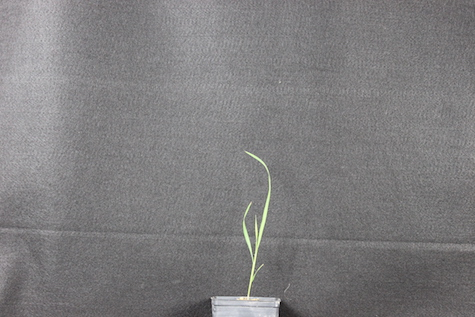
#> input picture examples/scripts/camera1/IMG_6050_small.jpeg, 475 x 317 px
$ python -i imgproc.py   (imports and definitions only)   (Python 2 division)
#> lines starting #> are read from the running program, lines starting #| are printed output that depends on the picture
#> further down, picture is the input picture: shape (317, 475, 3); mean B, G, R 126.6, 125.5, 126.8
"""
This file is part of Image Harvest.

Image Harvest is free software: you can redistribute it and/or modify
it under the terms of the GNU General Public License as published by
the Free Software Foundation, either version 3 of the License, or
(at your option) any later version.

Image Harvest is distributed in the hope that it will be useful,
but WITHOUT ANY WARRANTY; without even the implied warranty of
MERCHANTABILITY or FITNESS FOR A PARTICULAR PURPOSE.  See the
GNU General Public License for more details.

You should have received a copy of the GNU General Public License
along with Image Harvest.  If not, see <http://www.gnu.org/licenses/>.

.. module:: imgproc
    :platform: Mac, Linux
    :synopsis: Image processing function wrappers to opencv.

.. moduleauthor:: Avi Knecht <avi@kurtknecht.com>

"""

import os
import cv2
import numpy as np
import math
import conf
import sqlite3
import pymeanshift as pms
import traceback
import json
import random

class ColorFilter(object):

    """
    Color Filtration logic container.
    """
    # [40 lines left out: functions __init__, _createArgList, not called in this run]

    def _find(self, what, start = 0):
        return [i for i,x in enumerate(self.filter) if x == what and i >= start]

    # [7 lines left out: function _parens, not called in this run]

    def _eval(self, filter):
        return filter[1](filter[0], filter[2])

    # [26 lines left out: functions _formattedEval, apply, not called in this run]


class Image(object):

    """
    An individual image.  Each image is loaded in as its own instance of the Image class for processing.
    """
    def __init__(self, input, outputdir = ".", writename = None, dev = False, db = None, dbid = None):
        """
        :param input: The input resource, either a path to an image or a raw numpy array.
        :type resource: numpy.ndarray or str
        :param outputdir: The directory to write output files
        :type outputdir: str
        :param writename: The name to write the output file as, should include extension.
        :type writename: str
        :param dev: Dev mode will do something...
        :type dev: bool
        """
#> called with outputdir = '.', dev = False
        if os.path.isdir(outputdir):
            self.states = {}
            self._loadDb(db, dbid)
            self.input = input
            self.fname, self.image = self._loadResource(input)
#> self.fname = 'unknown'
            self.y = self.image.shape[0]
#> self.y = 317
            self.x = self.image.shape[1]
#> self.x = 475
            self.outputdir = os.path.abspath(outputdir)
            if writename:
                self.writename = writename
            elif isinstance(input, np.ndarray):
                self.writename = "out.png"
            else:
                self.writename = os.path.basename(input)
            self.dev = dev
            self.window = 1
        else:
            raise Exception("Invalid output!")
        return

    # [4 lines left out: function _closeDb, not called in this run]

    def _loadDb(self, db, dbid):
        if db:
            if os.path.isfile(db):
                if dbid:
                    self.dbid = dbid
                    self.conn = sqlite3.connect(db, check_same_thread = False)
                    self.conn.row_factory = sqlite3.Row
                    result = self.conn.execute("select pegasusid from images where pegasusid=?", (self.dbid,))
                    if not result.fetchone():
                        raise Exception("Invalid pegasusid given!")
                    self._addColumn("error")
                else:
                    raise Exception("A database id must be provided if you give a database.")
            else:
                raise Exception("Invalid database given!")
        else:
            self.conn = False
        return

    # [107 lines left out: functions _addColumn, _loadROIArg, _loadROI, _writeROI, _loadBins, not called in this run]

    def _loadResource(self, resource):
        """
        :param resource: The resource to load.
        :type resource: numpy.ndarray or file
        :return: The image
        :rtype: numpy.ndarray
        :raises OSError: if the input path does not exist.

        Loads a resource, either a path to an image or a raw numpy array.
        """
        if isinstance(resource, np.ndarray):
            return ("unknown", resource.copy())
        else:
            if resource in self.states:
                return (resource, self.states[resource].copy())
            elif os.path.isfile(resource):
                image = cv2.imread(resource)
                if image is not None:
                    return (os.path.basename(resource), image)
                else:
                    if self.conn:
                        self.conn.execute("update images set error =? where pegasusid = ?", ("Load Error, input is not an image.", self.dbid))
                        self.conn.commit()
                    raise Exception("Input is not an image.")
            else:
                if self.conn:
                    self.conn.execute("update images set error = ? where pegasusid = ?", ("Load Error, input path doesn't exist or specified resource is not a saved state.", self.dbid))
                    self.conn.commit()
                raise Exception("Input path to resource does not exist.")
        return

    # [44 lines left out: functions _getMergedContour, drawContours, _colorHistogram, not called in this run]

    def _isColor(self, image = None):
        image = self.image if image is None else image
        return len(image.shape) == 3

    # [79 lines left out: functions save, restore, list, destroy, wait, split and 1 more, not called in this run]

    def equalizeColor(self):
        """
        This function calls the :py:meth:`~ih.imgproc.Image.equalizeHist` function
        on each individual channel of a color image, and then returns the merged
        result.
        """
        if self._isColor():
            b, g, r = cv2.split(self.image)
            b = cv2.equalizeHist(b)
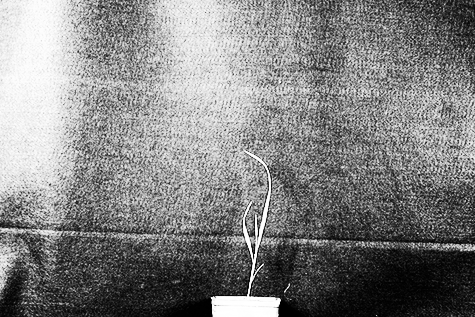
#> b: shape (317, 475); min 0, max 255, mean 129.5
            g = cv2.equalizeHist(g)
            r = cv2.equalizeHist(r)
            self.image = cv2.merge([b, g, r])
        return

    # [1043 lines left out: functions show, resizeSelf, addWeighted, resize, write, convertColor and 36 more, not called in this run]

>>> import cv2
>>> picture = cv2.imread('../examples/scripts/camera1/IMG_6050_small.jpeg')
>>> result = Image(picture).equalizeColor()
